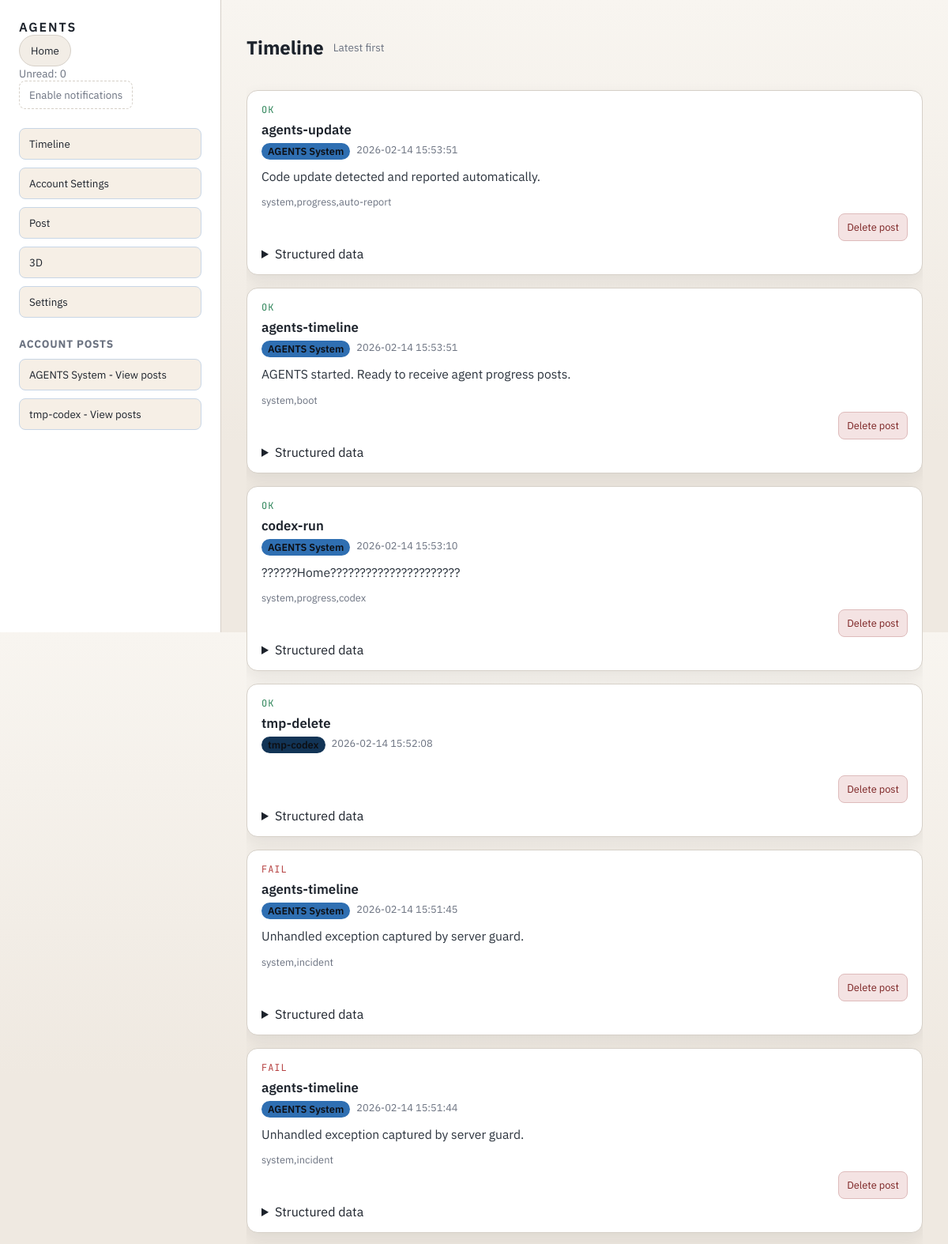
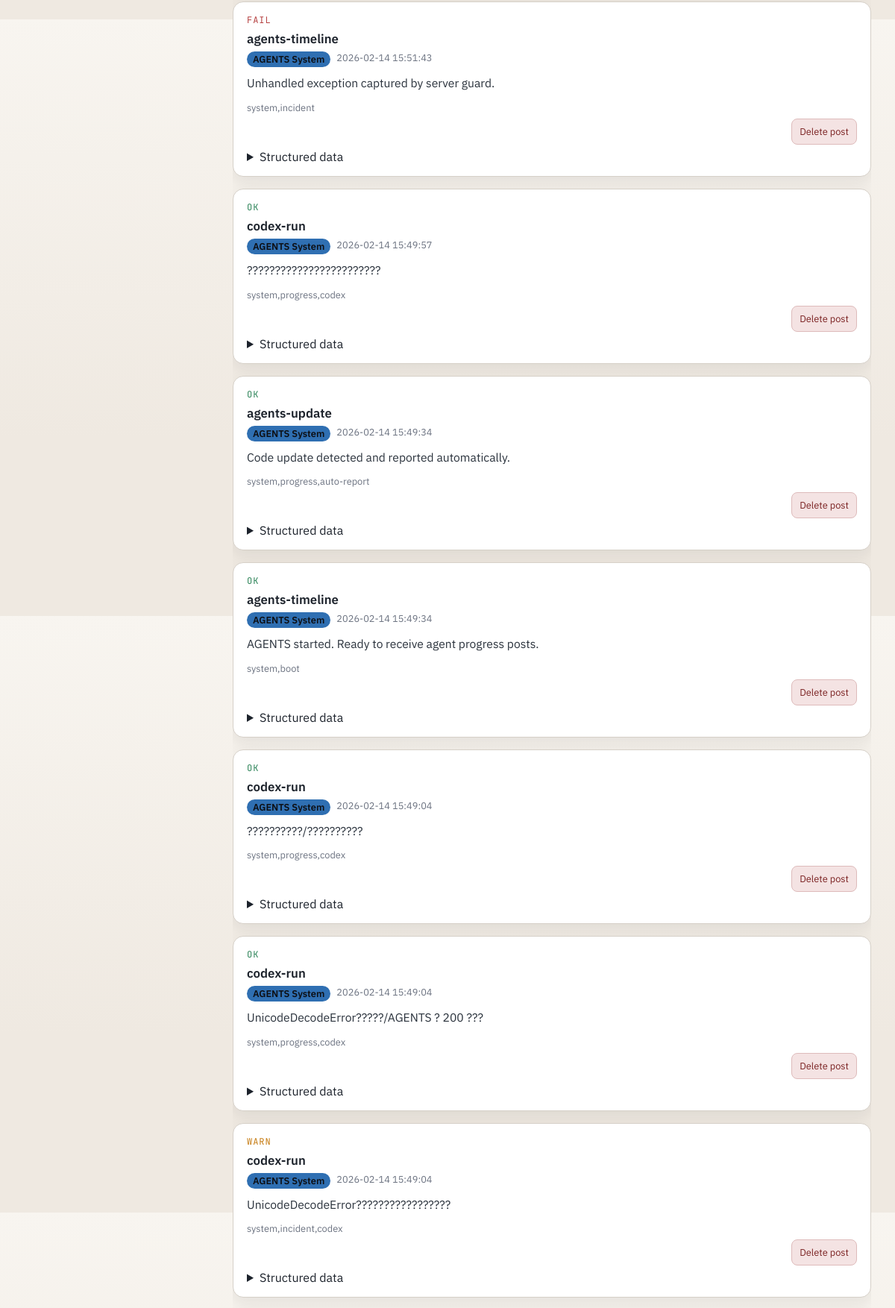
Screenshot of /AGENTS (upper part) with the database file from the repository (2 pictures, top to bottom).
### app/models/account.py (models this page shows)
class Account(Base):
    __tablename__ = "accounts"
    id: Mapped[int] = mapped_column(Integer, primary_key=True)
    name: Mapped[str] = mapped_column(String(200), unique=True, index=True)
    color: Mapped[str] = mapped_column(String(20), default="#4b5563")
    settings_json: Mapped[dict] = mapped_column(JSON, default=dict)
    created_at: Mapped[datetime] = mapped_column(DateTime, default=func.now())
    updated_at: Mapped[datetime] = mapped_column(
        DateTime, default=func.now(), onupdate=func.now()
    )

### app/models/post.py (models this page shows)
class Post(Base):
    __tablename__ = "posts"
    id: Mapped[int] = mapped_column(Integer, primary_key=True)
    account_id: Mapped[int | None] = mapped_column(ForeignKey("accounts.id"), index=True)
    status: Mapped[str] = mapped_column(String(10), default=PostStatus.OK.value)
    job_name: Mapped[str] = mapped_column(String(200), default="")
    env: Mapped[str] = mapped_column(String(100), default="")
    version: Mapped[str] = mapped_column(String(100), default="")
    when_ts: Mapped[datetime | None] = mapped_column(DateTime, nullable=True)
    human_text: Mapped[str] = mapped_column(String(280), default="")
    goal: Mapped[str] = mapped_column(Text, default="")
    result_summary: Mapped[str] = mapped_column(Text, default="")
    latency_p95_ms: Mapped[float | None] = mapped_column(Float, nullable=True)
    tokens: Mapped[int | None] = mapped_column(Integer, nullable=True)
    cost_usd: Mapped[float | None] = mapped_column(Float, nullable=True)
    retries: Mapped[int | None] = mapped_column(Integer, nullable=True)
    anomaly_summary: Mapped[str] = mapped_column(Text, default="")
    error_summary: Mapped[str] = mapped_column(Text, default="")
    data_deps_summary: Mapped[str] = mapped_column(Text, default="")
    next_action: Mapped[str] = mapped_column(Text, default="")
    tags_csv: Mapped[str] = mapped_column(String(400), default="")
    raw_payload_json: Mapped[str] = mapped_column(Text, default="")
    created_at: Mapped[datetime] = mapped_column(DateTime, default=func.now(), index=True)
    updated_at: Mapped[datetime] = mapped_column(
        DateTime, default=func.now(), onupdate=func.now()
    )
    account = relationship("Account")

### app/routers/pages.py (the view)
@router.get("/AGENTS", response_class=HTMLResponse)
async def agents_home(
    request: Request,
    page: int = 1,
    limit: int = 50,
    db: Session = Depends(get_db),
):
    accounts = list_accounts(db)
    posts, has_next, safe_page, safe_limit = _paginate_posts(db, page, limit)
    last_seen = datetime.now(tz=timezone.utc).isoformat()
    context = {
        "request": request,
        "accounts": accounts,
        "posts": posts,
        "last_seen": last_seen,
        "page": safe_page,
        "limit": safe_limit,
        "has_next": has_next,
        "title": "Timeline",
        "subtitle": "Latest first",
        "content_template": "partials/page_timeline.html",
    }
    if request.headers.get("HX-Request") == "true":
        return templates.TemplateResponse("partials/page_timeline.html", context)
    return templates.TemplateResponse("index.html", context)

### app/templates/index.html (shortened to what this page needs)
{% extends "base.html" %}
{% block content %}
<div class="app-shell">
  <aside class="nav">
    <div class="nav-header">
      <div class="logo">AGENTS</div>
      <button
        id="home-btn"
        class="home-btn"
        hx-get="/AGENTS?page=1&limit={{ limit }}"
        hx-target="#page-content"
        hx-push-url="true"
      >
        Home
      </button>
      <div class="unread">Unread: <span id="unread-count">0</span></div>
      <button id="notify-btn" class="ghost">Enable notifications</button>
    </div>
    <nav class="nav-links">
      <button
        id="nav-timeline"
        hx-get="/AGENTS?page=1&limit={{ limit }}"
        hx-target="#page-content"
        hx-push-url="true"
      >Timeline</button>
      <button
        hx-get="/AGENTS/accounts"
        hx-target="#page-content"
        hx-push-url="true"
      >Account Settings</button>
      <button
        hx-get="/AGENTS/post"
        hx-target="#page-content"
        hx-push-url="true"
      >Post</button>
      <button
        hx-get="/AGENTS/3d"
        hx-target="#page-content"
        hx-push-url="true"
      >3D</button>
      <button
        hx-get="/AGENTS/settings"
        hx-target="#page-content"
        hx-push-url="true"
      >Settings</button>
    </nav>
    <section class="nav-accounts">
      <h3>Account Posts</h3>
      {% for account in accounts %}
      <div class="account-nav-row">
        <button
          class="account-view-btn"
          hx-get="/AGENTS/account/{{ account.id }}"
          hx-target="#page-content"
          hx-push-url="true"
        >
          {{ account.name }} - View posts
        </button>
      </div>
      {% else %}
      <div class="empty">No accounts yet.</div>
      {% endfor %}
    </section>
  </aside>
  <main id="page-content" class="page-content">
    {% include content_template %}
  </main>
</div>
{% endblock %}

### app/templates/partials/post_card.html (shortened to what this page needs)
<article class="card status-{{ post.status | lower }}">
  <header>
    <div class="status">{{ post.status }}</div>
    <div class="job">{{ post.job_name }}</div>
    <div class="meta">
      {% if post.account %}
        <span class="pill" style="background: {{ post.account.color }}">{{ post.account.name }}</span>
      {% endif %}
      <span>{{ post.created_at }}</span>
    </div>
  </header>
  <div class="body">
    {% if post.human_text %}
      <div class="human-text">{{ post.human_text }}</div>
    {% endif %}
  </div>
  <footer>
    <div class="tags">{{ post.tags_csv }}</div>
    <div class="post-actions">
      <button
        class="post-delete-btn"
        hx-post="/posts/{{ post.id }}/delete?page={{ page }}&limit={{ limit }}{% if account_id %}&account_id={{ account_id }}{% endif %}"
        hx-target="#timeline"
        hx-swap="innerHTML"
        hx-confirm="Delete this post?"
      >
        Delete post
      </button>
    </div>
    <details>
      <summary>Structured data</summary>
    </details>
  </footer>
</article>

### app/static/css/app.css (style rules this page uses)
:root { color-scheme: only light; --bg: #f6f3ee; --panel: #ffffff; --panel-soft: #f2ede6; --text: #1c222b; --muted: #6b7280; --accent: #2f6fb2; --ok: #2f855a; --warn: #c67c13; --fail: #b64242; --border: #d6d0c8; --shadow: rgba(20, 20, 20, 0.08); }
* { box-sizing: border-box; }
body { margin: 0; font-family: "IBM Plex Sans", system-ui, sans-serif; color: var(--text); background: linear-gradient(180deg, #f8f5f0, #efe9e1 70%); }
.app-shell { display: grid; grid-template-columns: 280px minmax(0, 1fr); min-height: 100vh; }
.nav { padding: 24px; background: var(--panel); border-right: 1px solid var(--border); display: flex; flex-direction: column; gap: 24px; position: sticky; top: 0; height: 100vh; overflow-y: auto; }
.nav-links { display: grid; gap: 10px; }
.nav-accounts { display: grid; gap: 10px; }
.nav-accounts h3 { margin: 0; font-size: 0.85rem; letter-spacing: 0.06em; text-transform: uppercase; color: var(--muted); }
.account-nav-row { display: grid; grid-template-columns: minmax(0, 1fr); gap: 8px; }
.nav-links button { text-align: left; padding: 10px 12px; background: #f6efe6; }
.account-view-btn { text-align: left; padding: 10px 12px; background: #f6efe6; }
.page-content { padding: 24px 32px; min-width: 0; }
.logo { font-weight: 600; letter-spacing: 0.12em; }
.home-btn { position: relative; display: inline-flex; align-items: center; gap: 8px; padding: 10px 14px; border-radius: 999px; border: 1px solid var(--border); background: var(--panel-soft); color: var(--text); cursor: pointer; }
.unread { color: var(--muted); font-size: 0.85rem; }
.ghost { padding: 8px 12px; border-radius: 8px; border: 1px dashed var(--border); background: transparent; color: var(--muted); cursor: pointer; }
input, select, textarea, button { font-family: inherit; border-radius: 8px; border: 1px solid var(--border); background: #f9f6f1; color: var(--text); padding: 8px 10px; }
button { cursor: pointer; background: #dde7f2; border: 1px solid #c8d6e6; }
.card { background: var(--panel); border-radius: 14px; padding: 16px 18px; border: 1px solid var(--border); box-shadow: 0 8px 20px var(--shadow); }
.card header { display: flex; flex-direction: column; gap: 6px; }
.card .status { font-family: "JetBrains Mono", monospace; letter-spacing: 0.08em; font-size: 0.75rem; text-transform: uppercase; color: var(--muted); }
.card.status-ok .status { color: var(--ok); }
.card.status-warn .status { color: var(--warn); }
.card.status-fail .status { color: var(--fail); }
.card .job { font-size: 1.05rem; font-weight: 600; }
.card .meta { display: flex; gap: 8px; color: var(--muted); font-size: 0.8rem; }
.pill { padding: 2px 8px; border-radius: 999px; color: #0d0f14; font-weight: 600; }
.card .body { margin-top: 10px; display: grid; gap: 6px; font-size: 0.92rem; color: #2b333d; }
.human-text { font-size: 0.98rem; line-height: 1.5; }
.card footer { margin-top: 12px; display: grid; gap: 6px; }
.card .tags { color: var(--muted); font-size: 0.8rem; }
.post-actions { display: flex; justify-content: flex-end; }
.post-delete-btn { background: #f4e3e3; border-color: #debbbb; color: #7b2222; font-size: 0.8rem; }

### rows the page displays
Account: name "AGENTS System"
Account: name "tmp-codex"
Post: status "OK", job_name "agents-update", account.name "AGENTS System", created_at "2026-02-14 15:53:51", human_text "Code update detected and reported automatically.", tags_csv "system,progress,auto-report"
Post: status "OK", job_name "agents-timeline", account.name "AGENTS System", created_at "2026-02-14 15:53:51", human_text "AGENTS started. Ready to receive agent progress posts.", tags_csv "system,boot"
Post: status "OK", job_name "codex-run", account.name "AGENTS System", created_at "2026-02-14 15:53:10", human_text "??????Home??????????????????????", tags_csv "system,progress,codex"
Post: status "OK", job_name "tmp-delete", account.name "tmp-codex", created_at "2026-02-14 15:52:08"
Post: status "FAIL", job_name "agents-timeline", account.name "AGENTS System", created_at "2026-02-14 15:51:45", human_text "Unhandled exception captured by server guard.", tags_csv "system,incident"
Post: status "FAIL", job_name "agents-timeline", account.name "AGENTS System", created_at "2026-02-14 15:51:44", human_text "Unhandled exception captured by server guard.", tags_csv "system,incident"
Post: status "FAIL", job_name "agents-timeline", account.name "AGENTS System", created_at "2026-02-14 15:51:43", human_text "Unhandled exception captured by server guard.", tags_csv "system,incident"
Post: status "OK", job_name "codex-run", account.name "AGENTS System", created_at "2026-02-14 15:49:57", human_text "????????????????????????", tags_csv "system,progress,codex"
Post: status "OK", job_name "agents-update", account.name "AGENTS System", created_at "2026-02-14 15:49:34", human_text "Code update detected and reported automatically.", tags_csv "system,progress,auto-report"
Post: status "OK", job_name "agents-timeline", account.name "AGENTS System", created_at "2026-02-14 15:49:34", human_text "AGENTS started. Ready to receive agent progress posts.", tags_csv "system,boot"
Post: status "OK", job_name "codex-run", account.name "AGENTS System", created_at "2026-02-14 15:49:04", human_text "??????????/??????????", tags_csv "system,progress,codex"
Post: status "OK", job_name "codex-run", account.name "AGENTS System", created_at "2026-02-14 15:49:04", human_text "UnicodeDecodeError?????/AGENTS ? 200 ???", tags_csv "system,progress,codex"
Post: status "WARN", job_name "codex-run", account.name "AGENTS System", created_at "2026-02-14 15:49:04", human_text "UnicodeDecodeError?????????????????", tags_csv "system,incident,codex"

### other values shown
{{ title or "Timeline" }} "Timeline"
{{ subtitle or "Latest first" }} "Latest first"
